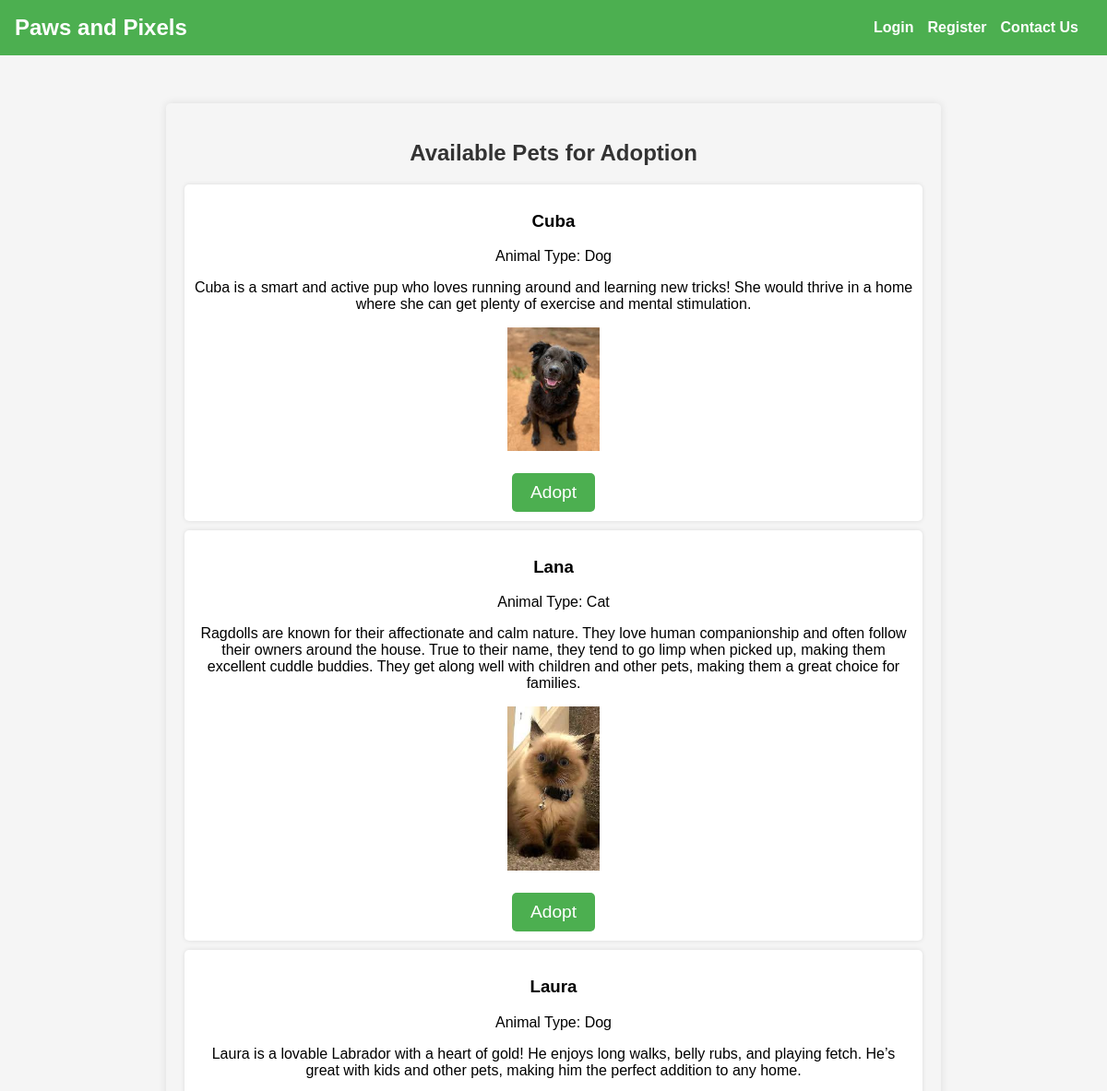
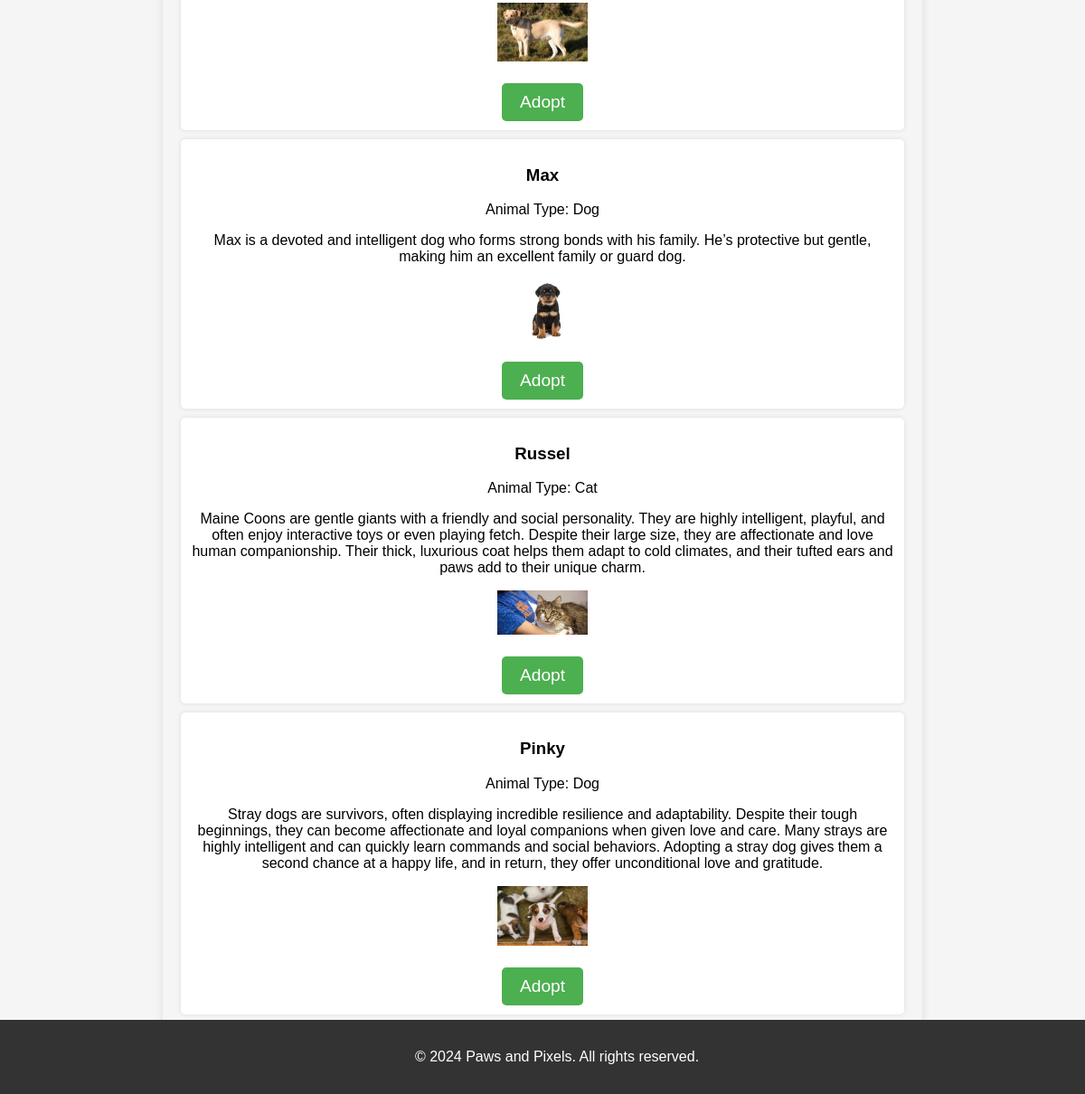
Screenshot of /adoptions/ with the database file from the repository (2 pictures, top to bottom).
### Home/models.py (models this page shows, shortened)
class Adoption(models.Model):
    animal_name = models.CharField(max_length=100, default='Unknown')
    breed = models.CharField(max_length=100, default='Unknown')
    description = models.TextField()
    available = models.BooleanField(default=True)  # Track if the pet is available
    animal_type = models.CharField(max_length=50)  # e.g., Dog, Cat, Bird
    image = models.ImageField(upload_to='adoptions/', null=True, blank=True, default='0')

### Home/views.py (the view)
# urls.py: path('adoptions/', views.adoptions, name='adoptions'),
def adoptions(request):
    adoptions = Adoption.objects.all()  # Fetch all pets available for adoption
    return render(request, 'adoptions.html', {'adoptions': adoptions})

### Home/templates/Adoptions.html (shortened to what this page needs)
{% extends 'base.html' %}
{% block content %}
<div class="container">
    <div class="adoptions-container">
        <h2>Available Pets for Adoption</h2>
        <ul>
            {% for pet in adoptions %}
            <li>
                <h3>{{ pet.animal_name }}</h3>
                <p>Animal Type: {{ pet.animal_type }}</p>
                <p>{{ pet.description }}</p>
                <img src="{{ pet.image.url }}" alt="{{ pet.animal_name }}" width="100">
                <br>
                {% if pet.available %}
                    <a href="{% url 'adopt_pet' pet.id %}" class="add-adoption-btn">Adopt</a>
                {% else %}
                    <span style="color: red; font-weight: bold;">Adopted</span>
                {% endif %}
            </li>
            {% empty %}
            <p>No pets available for adoption at the moment.</p>
            {% endfor %}
        </ul>
    </div>
</div>
{% endblock %}

### Home/templates/base.html (style rules this page uses)
body { font-family: Arial, sans-serif; margin: 0; padding: 0; background-color: #f5f5f5; }

### Home/templates/Adoptions.html (style rules this page uses)
.container { margin-top: 20px; margin-bottom: 20px; }
.adoptions-container { background-color: #f5f5f5; padding: 20px; border-radius: 5px; box-shadow: 0 0 10px rgba(0, 0, 0, 0.1); text-align: center; max-width: 800px; margin: 0 auto; }
.adoptions-container h2 { margin-bottom: 20px; color: #333; }
.adoptions-container ul { list-style-type: none; padding: 0; }
.adoptions-container li { background-color: #fff; padding: 10px; margin: 10px 0; border-radius: 5px; box-shadow: 0 0 5px rgba(0, 0, 0, 0.1); }
.add-adoption-btn { display: inline-block; background-color: #4CAF50; color: white; padding: 10px 20px; margin-top: 20px; text-decoration: none; border-radius: 5px; font-size: 1.2em; }

### rows the page displays
Adoption: animal_name "Cuba", animal_type "Dog", description "Cuba is a smart and active pup who loves running around and learning new tricks! She would thrive in a home where she can get plenty of exercise and mental stimulation.", image (picture), available "Adopt"
Adoption: animal_name "Lana", animal_type "Cat", description "Ragdolls are known for their affectionate and calm nature. They love human companionship and often follow their owners around the house. True to their name, they tend to go limp when picked up, making them excellent cuddle buddies. They get along well with children and other pets, making them a great choice for families.", image (picture), available "Adopt"
Adoption: animal_name "Laura", animal_type "Dog", description "Laura is a lovable Labrador with a heart of gold! He enjoys long walks, belly rubs, and playing fetch. He’s great with kids and other pets, making him the perfect addition to any home.", image (picture), available "Adopt"
Adoption: animal_name "Max", animal_type "Dog", description "Max is a devoted and intelligent dog who forms strong bonds with his family. He’s protective but gentle, making him an excellent family or guard dog.", image (picture), available "Adopt"
Adoption: animal_name "Russel", animal_type "Cat", description "Maine Coons are gentle giants with a friendly and social personality. They are highly intelligent, playful, and often enjoy interactive toys or even playing fetch. Despite their large size, they are affectionate and love human companionship. Their thick, luxurious coat helps them adapt to cold climates, and their tufted ears and paws add to their unique charm.", image (picture), available "Adopt"
Adoption: animal_name "Pinky", animal_type "Dog", description "Stray dogs are survivors, often displaying incredible resilience and adaptability. Despite their tough beginnings, they can become affectionate and loyal companions when given love and care. Many strays are highly intelligent and can quickly learn commands and social behaviors. Adopting a stray dog gives them a second chance at a happy life, and in return, they offer unconditional love and gratitude.", image (picture), available "Adopt"
